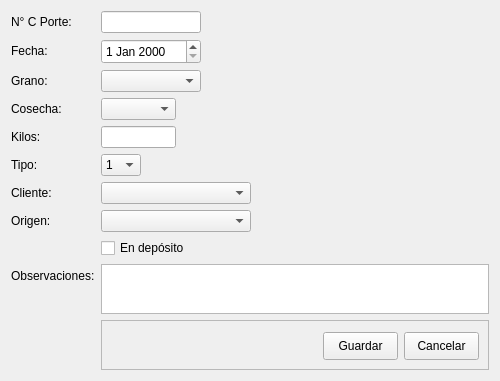
<?xml version="1.0" encoding="UTF-8"?>
<ui version="4.0">
 <class>AgregarCarga</class>
 <widget class="QWidget" name="AgregarCarga">
  <property name="geometry">
   <rect>
    <x>0</x>
    <y>0</y>
    <width>500</width>
    <height>370</height>
   </rect>
  </property>
  <property name="minimumSize">
   <size>
    <width>500</width>
    <height>0</height>
   </size>
  </property>
  <property name="maximumSize">
   <size>
    <width>600</width>
    <height>16777215</height>
   </size>
  </property>
  <property name="windowTitle">
   <string>Form</string>
  </property>
  <layout class="QFormLayout" name="formLayout">
   <item row="1" column="0">
    <widget class="QLabel" name="label">
     <property name="styleSheet">
      <string notr="true">font: 12pt &quot;MS Shell Dlg 2&quot;;</string>
     </property>
     <property name="text">
      <string>Fecha:</string>
     </property>
     <property name="buddy">
      <cstring>fecha</cstring>
     </property>
    </widget>
   </item>
   <item row="1" column="1">
    <widget class="QDateEdit" name="fecha">
     <property name="minimumSize">
      <size>
       <width>100</width>
       <height>25</height>
      </size>
     </property>
     <property name="maximumSize">
      <size>
       <width>100</width>
       <height>100</height>
      </size>
     </property>
     <property name="styleSheet">
      <string notr="true">font: 12pt &quot;MS Shell Dlg 2&quot;;</string>
     </property>
    </widget>
   </item>
   <item row="2" column="0">
    <widget class="QLabel" name="label_2">
     <property name="styleSheet">
      <string notr="true">font: 12pt &quot;MS Shell Dlg 2&quot;;</string>
     </property>
     <property name="text">
      <string>Grano:</string>
     </property>
     <property name="buddy">
      <cstring>grano</cstring>
     </property>
    </widget>
   </item>
   <item row="2" column="1">
    <widget class="QComboBox" name="grano">
     <property name="minimumSize">
      <size>
       <width>100</width>
       <height>0</height>
      </size>
     </property>
     <property name="maximumSize">
      <size>
       <width>100</width>
       <height>16777215</height>
      </size>
     </property>
     <property name="styleSheet">
      <string notr="true">font: 12pt &quot;MS Shell Dlg 2&quot;;</string>
     </property>
    </widget>
   </item>
   <item row="3" column="0">
    <widget class="QLabel" name="label_3">
     <property name="minimumSize">
      <size>
       <width>80</width>
       <height>0</height>
      </size>
     </property>
     <property name="maximumSize">
      <size>
       <width>80</width>
       <height>16777215</height>
      </size>
     </property>
     <property name="styleSheet">
      <string notr="true">font: 12pt &quot;MS Shell Dlg 2&quot;;</string>
     </property>
     <property name="text">
      <string>Cosecha:</string>
     </property>
    </widget>
   </item>
   <item row="3" column="1">
    <widget class="QComboBox" name="cosecha">
     <property name="minimumSize">
      <size>
       <width>75</width>
       <height>0</height>
      </size>
     </property>
     <property name="maximumSize">
      <size>
       <width>75</width>
       <height>16777215</height>
      </size>
     </property>
     <property name="styleSheet">
      <string notr="true">font: 12pt &quot;MS Shell Dlg 2&quot;;</string>
     </property>
    </widget>
   </item>
   <item row="4" column="0">
    <widget class="QLabel" name="label_4">
     <property name="styleSheet">
      <string notr="true">font: 12pt &quot;MS Shell Dlg 2&quot;;</string>
     </property>
     <property name="text">
      <string>Kilos:</string>
     </property>
     <property name="buddy">
      <cstring>kilos</cstring>
     </property>
    </widget>
   </item>
   <item row="4" column="1">
    <widget class="QLineEdit" name="kilos">
     <property name="minimumSize">
      <size>
       <width>75</width>
       <height>0</height>
      </size>
     </property>
     <property name="maximumSize">
      <size>
       <width>75</width>
       <height>16777215</height>
      </size>
     </property>
     <property name="styleSheet">
      <string notr="true">font: 12pt &quot;MS Shell Dlg 2&quot;;</string>
     </property>
    </widget>
   </item>
   <item row="5" column="0">
    <widget class="QLabel" name="label_6">
     <property name="styleSheet">
      <string notr="true">font: 12pt &quot;MS Shell Dlg 2&quot;;</string>
     </property>
     <property name="text">
      <string>Tipo:</string>
     </property>
     <property name="buddy">
      <cstring>tipo</cstring>
     </property>
    </widget>
   </item>
   <item row="5" column="1">
    <widget class="QComboBox" name="tipo">
     <property name="maximumSize">
      <size>
       <width>40</width>
       <height>16777215</height>
      </size>
     </property>
     <property name="styleSheet">
      <string notr="true">font: 12pt &quot;MS Shell Dlg 2&quot;;</string>
     </property>
     <item>
      <property name="text">
       <string>1</string>
      </property>
     </item>
     <item>
      <property name="text">
       <string>2</string>
      </property>
     </item>
    </widget>
   </item>
   <item row="6" column="0">
    <widget class="QLabel" name="label_7">
     <property name="styleSheet">
      <string notr="true">font: 12pt &quot;MS Shell Dlg 2&quot;;</string>
     </property>
     <property name="text">
      <string>Cliente:</string>
     </property>
     <property name="buddy">
      <cstring>cliente</cstring>
     </property>
    </widget>
   </item>
   <item row="6" column="1">
    <widget class="QComboBox" name="cliente">
     <property name="minimumSize">
      <size>
       <width>150</width>
       <height>0</height>
      </size>
     </property>
     <property name="maximumSize">
      <size>
       <width>150</width>
       <height>16777215</height>
      </size>
     </property>
     <property name="styleSheet">
      <string notr="true">font: 12pt &quot;MS Shell Dlg 2&quot;;</string>
     </property>
    </widget>
   </item>
   <item row="7" column="0">
    <widget class="QLabel" name="label_5">
     <property name="styleSheet">
      <string notr="true">font: 12pt &quot;MS Shell Dlg 2&quot;;</string>
     </property>
     <property name="text">
      <string>Origen:</string>
     </property>
     <property name="buddy">
      <cstring>origen</cstring>
     </property>
    </widget>
   </item>
   <item row="7" column="1">
    <widget class="QComboBox" name="origen">
     <property name="maximumSize">
      <size>
       <width>150</width>
       <height>16777215</height>
      </size>
     </property>
     <property name="styleSheet">
      <string notr="true">font: 12pt &quot;MS Shell Dlg 2&quot;;</string>
     </property>
    </widget>
   </item>
   <item row="9" column="0">
    <widget class="QLabel" name="label_18">
     <property name="styleSheet">
      <string notr="true">font: 12pt &quot;MS Shell Dlg 2&quot;;</string>
     </property>
     <property name="text">
      <string>Observaciones:</string>
     </property>
    </widget>
   </item>
   <item row="9" column="1">
    <widget class="QPlainTextEdit" name="observaciones">
     <property name="minimumSize">
      <size>
       <width>0</width>
       <height>50</height>
      </size>
     </property>
     <property name="maximumSize">
      <size>
       <width>16777215</width>
       <height>50</height>
      </size>
     </property>
    </widget>
   </item>
   <item row="10" column="1">
    <widget class="QFrame" name="frame">
     <property name="minimumSize">
      <size>
       <width>0</width>
       <height>50</height>
      </size>
     </property>
     <property name="maximumSize">
      <size>
       <width>16777215</width>
       <height>50</height>
      </size>
     </property>
     <property name="frameShape">
      <enum>QFrame::StyledPanel</enum>
     </property>
     <property name="frameShadow">
      <enum>QFrame::Raised</enum>
     </property>
     <layout class="QHBoxLayout" name="horizontalLayout">
      <item>
       <spacer name="horizontalSpacer">
        <property name="orientation">
         <enum>Qt::Horizontal</enum>
        </property>
        <property name="sizeHint" stdset="0">
         <size>
          <width>20</width>
          <height>20</height>
         </size>
        </property>
       </spacer>
      </item>
      <item>
       <widget class="QPushButton" name="aceptar">
        <property name="minimumSize">
         <size>
          <width>75</width>
          <height>28</height>
         </size>
        </property>
        <property name="maximumSize">
         <size>
          <width>50</width>
          <height>26</height>
         </size>
        </property>
        <property name="styleSheet">
         <string notr="true">font: 12pt &quot;MS Shell Dlg 2&quot;;</string>
        </property>
        <property name="text">
         <string>Guardar</string>
        </property>
       </widget>
      </item>
      <item>
       <widget class="QPushButton" name="cancelar">
        <property name="minimumSize">
         <size>
          <width>75</width>
          <height>28</height>
         </size>
        </property>
        <property name="maximumSize">
         <size>
          <width>75</width>
          <height>26</height>
         </size>
        </property>
        <property name="styleSheet">
         <string notr="true">font: 12pt &quot;MS Shell Dlg 2&quot;;</string>
        </property>
        <property name="text">
         <string>Cancelar</string>
        </property>
       </widget>
      </item>
     </layout>
    </widget>
   </item>
   <item row="8" column="1">
    <widget class="QCheckBox" name="deposito">
     <property name="styleSheet">
      <string notr="true">font: 12pt &quot;MS Shell Dlg 2&quot;;</string>
     </property>
     <property name="text">
      <string>En depósito</string>
     </property>
     <property name="checked">
      <bool>false</bool>
     </property>
    </widget>
   </item>
   <item row="0" column="0">
    <widget class="QLabel" name="label_8">
     <property name="styleSheet">
      <string notr="true">font: 12pt &quot;MS Shell Dlg 2&quot;;</string>
     </property>
     <property name="text">
      <string>N° C Porte:</string>
     </property>
    </widget>
   </item>
   <item row="0" column="1">
    <widget class="QLineEdit" name="cPorte">
     <property name="minimumSize">
      <size>
       <width>100</width>
       <height>0</height>
      </size>
     </property>
     <property name="maximumSize">
      <size>
       <width>100</width>
       <height>16777215</height>
      </size>
     </property>
     <property name="styleSheet">
      <string notr="true">font: 12pt &quot;MS Shell Dlg 2&quot;;</string>
     </property>
    </widget>
   </item>
  </layout>
 </widget>
 <tabstops>
  <tabstop>cPorte</tabstop>
  <tabstop>fecha</tabstop>
  <tabstop>grano</tabstop>
  <tabstop>cosecha</tabstop>
  <tabstop>kilos</tabstop>
  <tabstop>tipo</tabstop>
  <tabstop>cliente</tabstop>
  <tabstop>origen</tabstop>
  <tabstop>deposito</tabstop>
  <tabstop>observaciones</tabstop>
  <tabstop>aceptar</tabstop>
  <tabstop>cancelar</tabstop>
 </tabstops>
 <resources/>
 <connections/>
</ui>
